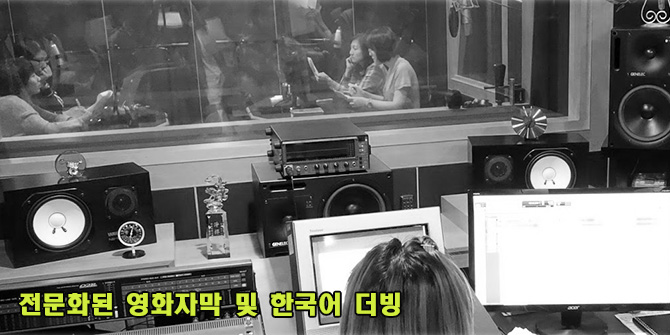
#> input picture hwang/imgSet/20200203/40.jpg, 670 x 335 px, given in place of 40.png, which was not available
$ python 2020-02-14am.py   (older library calls are emulated)
#> lines starting #> are read from the running program, lines starting #| are printed output that depends on the picture; after the words box and inside, x2 and y2 are one past the last pixel; in counts of white or black regions, pixels touching at a corner belong together; pictures that were not available may be replaced by others from this repository, and a replacement may not be noted
#> further down, bgr_image is the input picture: shape (335, 670, 3); mean B, G, R 107.9, 111.4, 110.8
#> `hsv_image = cv2.cvtColor(bgr_image, cv2.COLOR_BGR2HSV)`: hsv_image: shape (335, 670, 3); mean H, S, V 2.6, 6.4, 111.4
import cv2
import numpy as np
import time
import math

image_num = 4


# 컨투어 찾기
def findContour(image):
    # 글자의 외각만 찾기, 좌표들은 contours에 들어있음
    contours, hierarchy = cv2.findContours(image, cv2.RETR_TREE, cv2.CHAIN_APPROX_SIMPLE)

    # 컨투어 반환
    return contours, hierarchy


# 종(0)켈레톤
def skeletonize(img):
    # ret, img = cv2.threshold(img, 127, 255, cv2.THRESH_BINARY_INV)
    th, img = cv2.threshold(img, 0, 255, cv2.THRESH_BINARY | cv2.THRESH_OTSU)
    skel = img.copy()

    skel[:, :] = 0
    kernel = cv2.getStructuringElement(cv2.MORPH_CROSS, (3, 3))

    while True:
        eroded = cv2.morphologyEx(img, cv2.MORPH_ERODE, kernel)
        temp = cv2.morphologyEx(eroded, cv2.MORPH_DILATE, kernel)
        temp = cv2.subtract(img, temp)
        skel = cv2.bitwise_or(skel, temp)
        img[:, :] = eroded[:, :]
        if cv2.countNonZero(img) == 0:
            break
    return skel


def hsvEqualized(hsv_image):
    h, s, v = cv2.split(hsv_image)

    # h,s,v값을 히스토그램 평활화
    equalizedH = cv2.equalizeHist(h)
    equalizedS = cv2.equalizeHist(s)
    equalizedV = cv2.equalizeHist(v)

    # h,s,v,를 각각 평활화 작업후 를 합쳐서 새로운 hsv 이미지를 만듦.
    new_hsv_image = cv2.merge([equalizedH, equalizedS, equalizedV])
#> new_hsv_image: shape (335, 670, 3); mean H, S, V 7.5, 5.9, 128.6

    # hsv -> bgr
    new_hsv_image = cv2.cvtColor(new_hsv_image, cv2.COLOR_HSV2BGR)
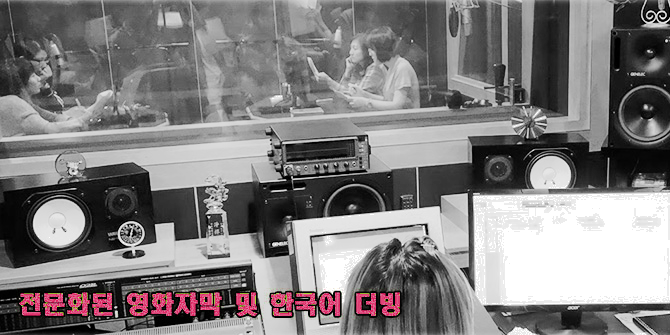
#> new_hsv_image: shape (335, 670, 3); mean B, G, R 126.3, 125.6, 128.5
    return new_hsv_image


# 색의 개수 만큼 검은색 이미지를 만든다.
def createBlackImage(image):
    start_time = time.time()

    print('검은색 이미지 ' + str(image_num) + '개 만들기 시작')

    draw_image_list = []

    for i in range(0, image_num):
        black_image = np.zeros_like(image)
        draw_image_list.append(black_image)

    print('검은색 이미지 만들기 끝 : ', time.time() - start_time, '\n')

    return draw_image_list


# 검은색 이미지위에 뽑아낸 색 그리기
def blackImageDraw(x_y_line_image, black_image_list):
    start_time = time.time()
    print('검은색 이미지 위에 색 그리기 시작')
    h, w = x_y_line_image.shape

    count = 0

    devide_range = math.ceil(255 / image_num)

    for index, image in enumerate(black_image_list):
        pts = np.where(
            (x_y_line_image >= 0 + (devide_range * (index))) * (x_y_line_image < (devide_range * (index + 1))))
        print(0 + (devide_range * (index)), 0 + (devide_range * (index + 1)))
        black_image_list[index][pts[0], pts[1]] = 255
        cv2.imshow('black' + str(index), black_image_list[index])
    print('검은색 이미지 위에 색 그리기 끝 : ', time.time() - start_time, '\n')

    return black_image_list


# 시간체크 시작
start_time = time.time()

# 이미지 경로
image_path = '../image/test_image/40.png'

# bgr 이미지 불러오기
bgr_image = cv2.imread(image_path)
cv2.imshow('bgr_image', bgr_image)

hsv_image = cv2.cvtColor(bgr_image, cv2.COLOR_BGR2HSV)
new_bgr_image = hsvEqualized(hsv_image)

# bgr -> gray 변환
gray_image = cv2.cvtColor(bgr_image, cv2.COLOR_BGR2GRAY)

# 가로선 추출
x_line_image = cv2.Sobel(gray_image, cv2.CV_64F, 0, 1, ksize=1)
x_line_image = np.absolute(x_line_image)
x_line_image = np.uint8(x_line_image)
cv2.imshow('x_line_image', x_line_image)

# 세로선 추출
y_line_image = cv2.Sobel(gray_image, cv2.CV_64F, 1, 0, ksize=1)
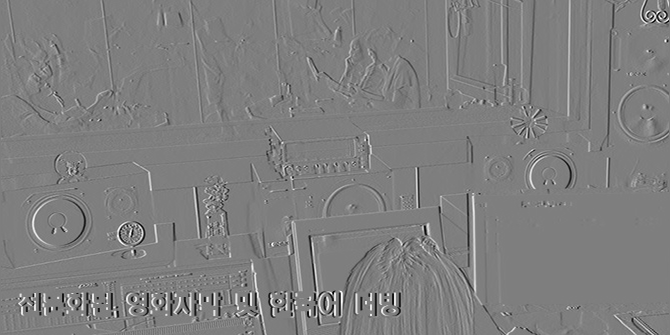
#> y_line_image: shape (335, 670) float64; min -249, max 251, mean 0.2; drawn with min black and max white
y_line_image = np.absolute(y_line_image)
y_line_image = np.uint8(y_line_image)
cv2.imshow('y_line_image', y_line_image)

# 가로 세로 합친 이미지 보여주기
bgr_x_line_add_y_line_image = cv2.bitwise_or(x_line_image, y_line_image)
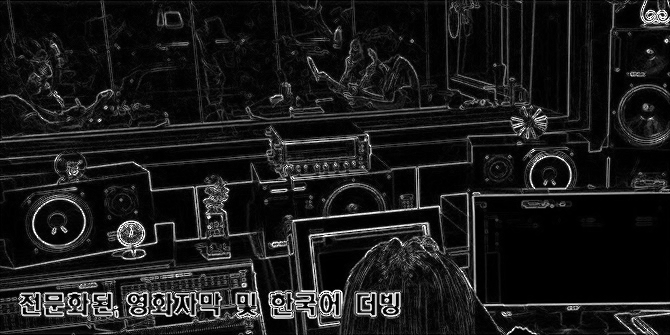
#> bgr_x_line_add_y_line_image: shape (335, 670); min 0, max 255, mean 26.3
cv2.imshow('bgr_x_line_add_y_line_image', bgr_x_line_add_y_line_image)

black_image_list = createBlackImage(bgr_x_line_add_y_line_image)
#> black_image_list = 4 items

draw_image_list = blackImageDraw(bgr_x_line_add_y_line_image, black_image_list)
#> the loop in blackImageDraw, `for index, image in enumerate(black_image_list):` made 4 passes
#> pts on passes 1 to 4: 199466 positions, rows 0 to 334, columns 0 to 669, 17140 positions, rows 0 to 334, columns 0 to 669, 4085 positions, rows 0 to 334, columns 1 to 669, 3759 positions, rows 1 to 333, columns 19 to 669
#| 0 64
#| 64 128
#| 128 192
#| 192 256
#> pass 1, in blackImageDraw, `cv2.imshow('black' + str(index), black_image_list[index])`:
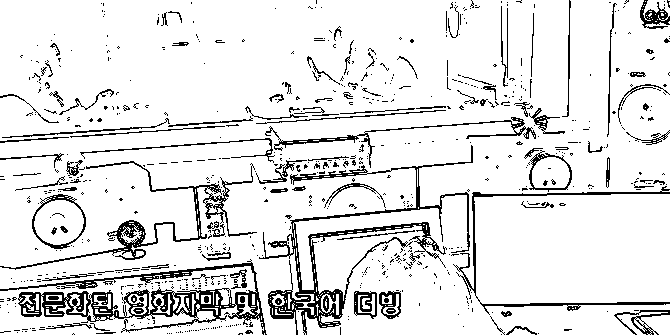
#> window 'black0': shape (335, 670); 88.9% white; black in thin lines or dots
#> draw_image_list = 4 items

# 종영 스켈레톤 적용 - 스켈레톤화된 이미지 반환함.
skel_image = skeletonize(bgr_x_line_add_y_line_image)
#> in skeletonize, `th, img = cv2.threshold(img, 0, 255, cv2.THRESH_BINARY | cv2.THRESH_OT..`:
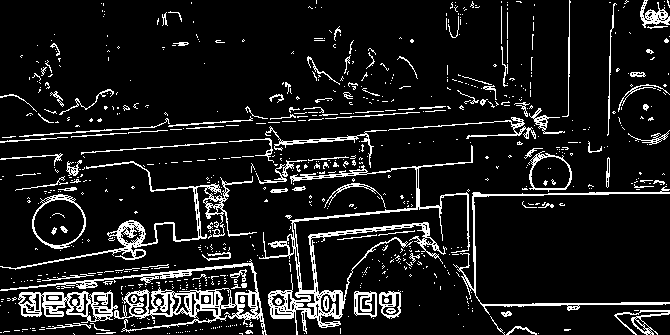
#> img: shape (335, 670); 10.5% white in thin lines or dots
#> in skeletonize, `th, img = cv2.threshold(img, 0, 255, cv2.THRESH_BINARY | cv2.THRESH_OT..`: th = 72
#> in skeletonize, `skel[:, :] = 0`: skel: shape (335, 670); 10.55% of pixels changed, all inside (x1, y1, x2, y2) = (0, 0, 670, 335)
#> in skeletonize, `kernel = cv2.getStructuringElement(cv2.MORPH_CROSS, (3, 3))`: kernel = [[0, 1, 0], [1, 1, 1], [0, 1, 0]]
#> after the loop in skeletonize, `while True:`:
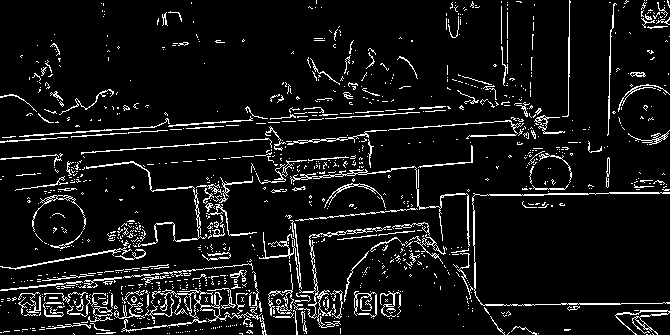
#> skel: shape (335, 670); 7.9% white in thin lines or dots
cv2.imshow('skel_image', skel_image)

# 컨투어 찾기
contour, hierarchy = findContour(skel_image)
#> in findContour, `contours, hierarchy = cv2.findContours(image, cv2.RETR_TREE, cv2.CHAIN..`: contours = 1326 contours, 1234 with area under 20; largest, box (x1, y1, x2, y2) and area: (121, 289, 227, 333) 528, (472, 192, 670, 306) 294, (293, 226, 391, 328) 294, (86, 161, 207, 247) 248, (313, 166, 470, 247) 224
#> contour has the same summary as contours in findContour

# 네모영역 그리기
for i, con in enumerate(contour):
    x, y, w, h = cv2.boundingRect(con)

    cv2.rectangle(bgr_image, (x, y), (x + w, y + h), (0, 0, 255), 1)
#> this loop made 1326 passes
#> (x, y, w, h) on passes 1, 4, 5: (650, 334, 1, 1), (538, 333, 1, 1), (304, 333, 1, 1)
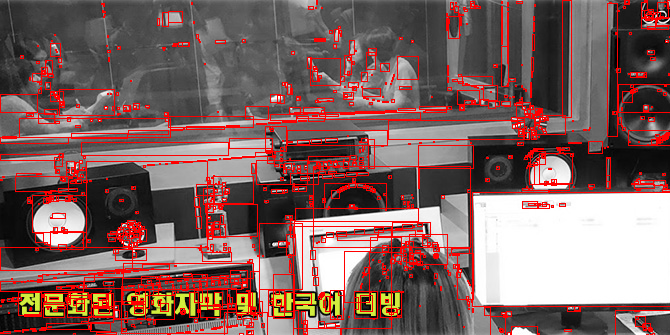
#> bgr_image: shape (335, 670, 3); mean B, G, R 96.3, 99, 128.5
    # cv2.circle(bgr_image, (int((x + x + w) / 2), int((y + y + h) / 2)), 1, (0, 0, 255), 1)
    # crop_image = new_bgr_image[y:y + h + 1, x:x + w + 1]
    # cv2.imwrite('../resultFolder/' + str(i) + '_crop.jpg', crop_image)

# 최종이미지 출력
cv2.imshow('result', bgr_image)

# 시간측정 끝
print("time : ", time.time() - start_time)
cv2.waitKey(0)

$ run again, with hwang/imgSet/20200203/12.jpg copied over hwang/imgSet/20200203/40.jpg
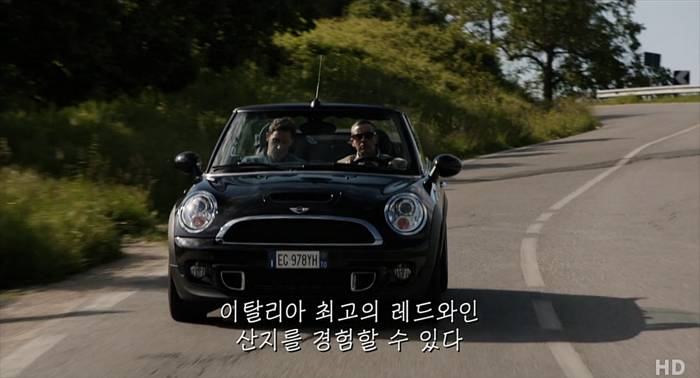
#> input picture hwang/imgSet/20200203/12.jpg, 700 x 378 px, given in place of 40.png, which was not available
#> bgr_image is the input picture: shape (378, 700, 3); mean B, G, R 55.7, 66.1, 69
#> hsv_image: shape (378, 700, 3); mean H, S, V 36.4, 88, 71
#> `black_image_list = createBlackImage(bgr_x_line_add_y_line_image)`: black_image_list = 4 items
#> the loop in blackImageDraw, `for index, image in enumerate(black_image_list):` made 4 passes
#> pts on passes 1 to 4: 251500 positions, rows 0 to 377, columns 0 to 699, 9003 positions, rows 0 to 375, columns 2 to 699, 1350 positions, rows 51 to 351, columns 168 to 689, 2747 positions, rows 47 to 351, columns 170 to 659
#> (printed output is left out)
#> pass 1, in blackImageDraw, `cv2.imshow('black' + str(index), black_image_list[index])`:
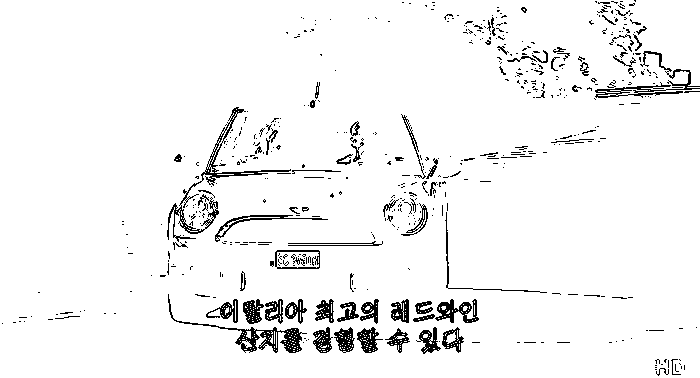
#> window 'black0': shape (378, 700); 95% white; black in thin lines or dots
#> img: shape (378, 700); 4.4% white in thin lines or dots
#> th = 76
#> kernel = [[0, 1, 0], [1, 1, 1], [0, 1, 0]]
#> contours = 1007 contours, 965 with area under 20; largest, box (x1, y1, x2, y2) and area: (196, 107, 243, 185) 238, (401, 208, 428, 236) 118, (206, 299, 238, 323) 106, (596, 86, 682, 98) 102, (402, 115, 426, 179) 98
#> contour has the same summary as contours in findContour
#> the loop `for i, con in enumerate(contour):` made 1007 passes
#> (x, y, w, h) on passes 3, 5, 7: (672, 374, 1, 1), (684, 369, 1, 1), (664, 368, 5, 7)
#> after the loop `for i, con in enumerate(contour):`:
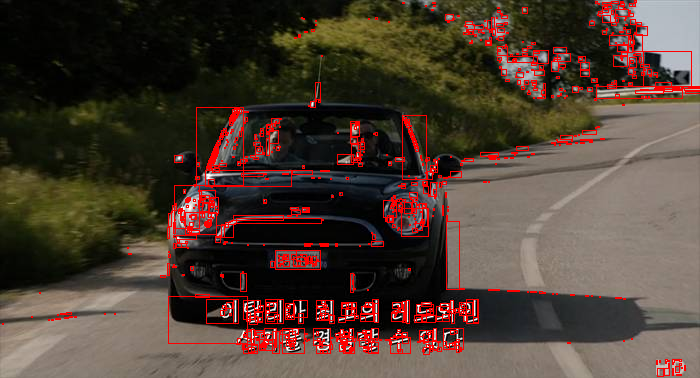
#> bgr_image: shape (378, 700, 3); mean B, G, R 51.6, 61.9, 78.9
